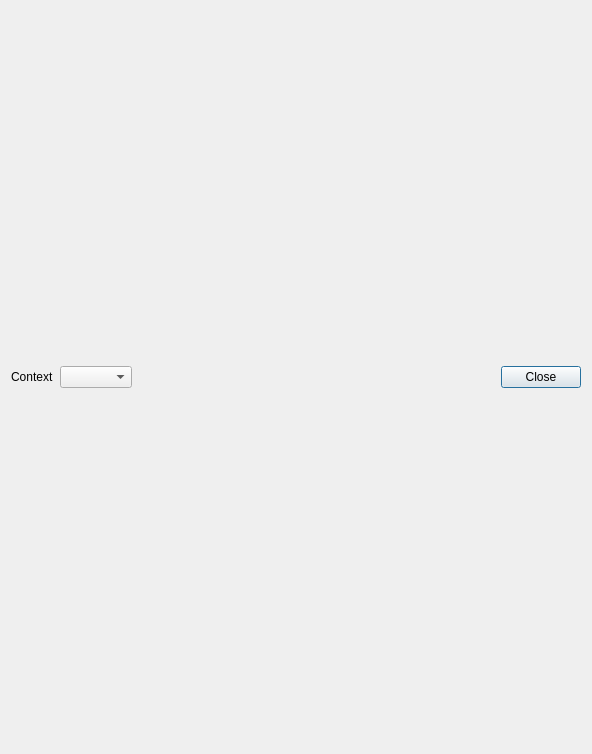
<?xml version="1.0" encoding="UTF-8"?>
<ui version="4.0">
 <class>ImGuiDebugDialog</class>
 <widget class="QDialog" name="ImGuiDebugDialog">
  <property name="geometry">
   <rect>
    <x>0</x>
    <y>0</y>
    <width>592</width>
    <height>754</height>
   </rect>
  </property>
  <property name="windowTitle">
   <string>ImGui Debug</string>
  </property>
  <layout class="QVBoxLayout" name="verticalLayout">
   <item>
    <widget class="QFrame" name="bottomFrame">
     <layout class="QHBoxLayout" name="horizontalLayout">
      <property name="leftMargin">
       <number>0</number>
      </property>
      <property name="topMargin">
       <number>0</number>
      </property>
      <property name="rightMargin">
       <number>0</number>
      </property>
      <property name="bottomMargin">
       <number>0</number>
      </property>
      <item>
       <widget class="QLabel" name="contextLabel">
        <property name="text">
         <string>Context</string>
        </property>
       </widget>
      </item>
      <item>
       <widget class="QComboBox" name="contextComboBox"/>
      </item>
      <item>
       <widget class="QDialogButtonBox" name="buttonBox">
        <property name="sizePolicy">
         <sizepolicy hsizetype="Expanding" vsizetype="Fixed">
          <horstretch>0</horstretch>
          <verstretch>0</verstretch>
         </sizepolicy>
        </property>
        <property name="orientation">
         <enum>Qt::Orientation::Horizontal</enum>
        </property>
        <property name="standardButtons">
         <set>QDialogButtonBox::StandardButton::Close</set>
        </property>
       </widget>
      </item>
     </layout>
    </widget>
   </item>
  </layout>
 </widget>
 <resources/>
 <connections>
  <connection>
   <sender>buttonBox</sender>
   <signal>accepted()</signal>
   <receiver>ImGuiDebugDialog</receiver>
   <slot>accept()</slot>
   <hints>
    <hint type="sourcelabel">
     <x>248</x>
     <y>254</y>
    </hint>
    <hint type="destinationlabel">
     <x>157</x>
     <y>274</y>
    </hint>
   </hints>
  </connection>
  <connection>
   <sender>buttonBox</sender>
   <signal>rejected()</signal>
   <receiver>ImGuiDebugDialog</receiver>
   <slot>reject()</slot>
   <hints>
    <hint type="sourcelabel">
     <x>316</x>
     <y>260</y>
    </hint>
    <hint type="destinationlabel">
     <x>286</x>
     <y>274</y>
    </hint>
   </hints>
  </connection>
 </connections>
</ui>
